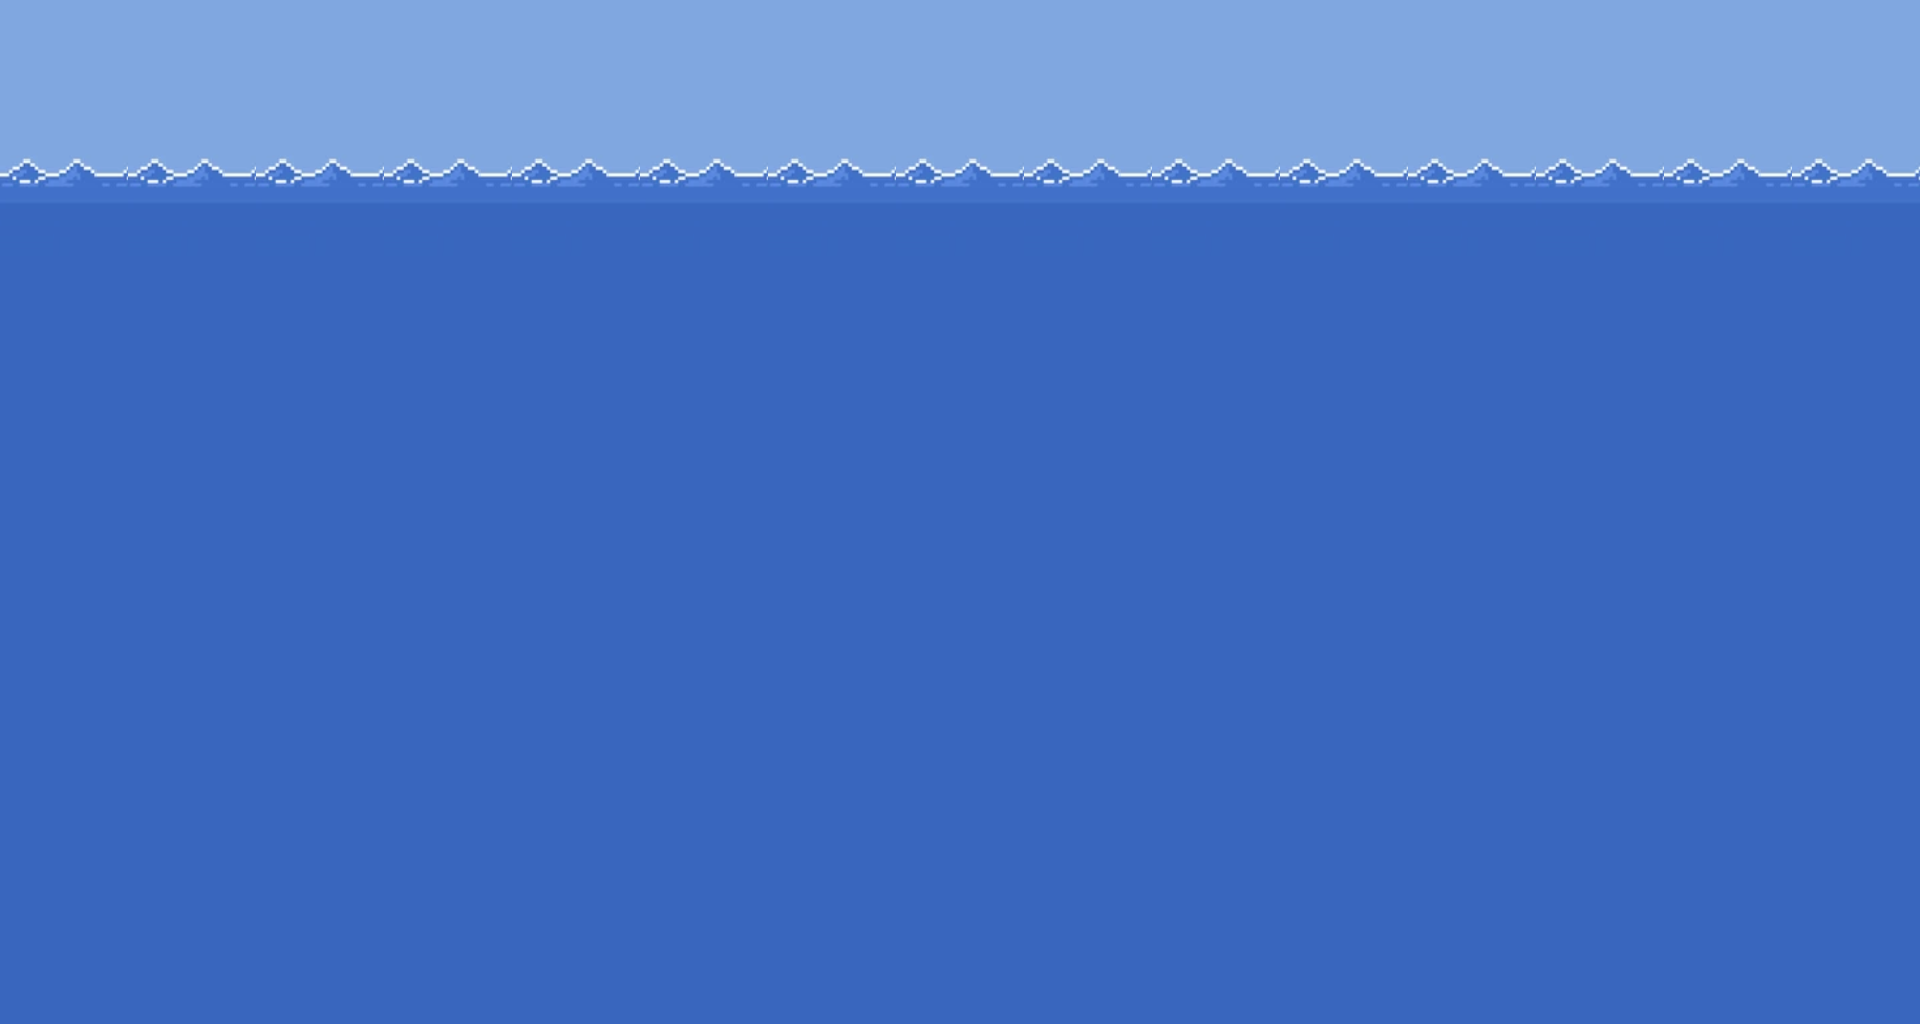

This game map was drawn from its Tiled (.tmx) file and the tilesets committed beside it. A one-line description and the full map source follow:
An orthogonal 15x8 tile map with 128x128 px tiles, 1 tile layer (Tile Layer 1), 3 tilesets and 2 objects (SpawnArea).

<map version="1.10" tiledversion="1.10.2" orientation="orthogonal" renderorder="right-down" width="15" height="8" tilewidth="128" tileheight="128" infinite="0" nextlayerid="7" nextobjectid="23">
 <tileset firstgid="1" name="water-wave-sprite-sheet" tilewidth="128" tileheight="128" tilecount="5" columns="1">
  <image source="water/water-wave-sprite-sheet.png" width="128" height="640" />
  <tile id="0">
   <animation>
    <frame tileid="0" duration="150" />
    <frame tileid="1" duration="100" />
    <frame tileid="2" duration="100" />
    <frame tileid="4" duration="100" />
   </animation>
  </tile>
 </tileset>
 <tileset firstgid="6" name="water-base" tilewidth="128" tileheight="128" tilecount="1" columns="1">
  <image source="water/water-base.png" width="128" height="128" />
 </tileset>
 <tileset firstgid="7" name="water-base (1)" tilewidth="128" tileheight="128" tilecount="1" columns="1">
  <image source="water/water-base (1).png" width="128" height="128" />
 </tileset>
 <layer id="1" name="Tile Layer 1" width="15" height="8">
  <data encoding="csv">
7,7,7,7,7,7,7,7,7,7,7,7,7,7,7,
1,1,1,1,1,1,1,1,1,1,1,1,1,1,1,
6,6,6,6,6,6,6,6,6,6,6,6,6,6,6,
6,6,6,6,6,6,6,6,6,6,6,6,6,6,6,
6,6,6,6,6,6,6,6,6,6,6,6,6,6,6,
6,6,6,6,6,6,6,6,6,6,6,6,6,6,6,
6,6,6,6,6,6,6,6,6,6,6,6,6,6,6,
6,6,6,6,6,6,6,6,6,6,6,6,6,6,6
</data>
 </layer>
 <objectgroup id="5" name="Spawn Layer">
  <object id="17" name="SpawnArea" x="136.364" y="193.939" width="1654.55" height="745.455" />
 </objectgroup>
 <objectgroup id="6" name="Player Spawn">
  <object id="22" x="951.515" y="578.788">
   <point />
  </object>
 </objectgroup>
</map>
